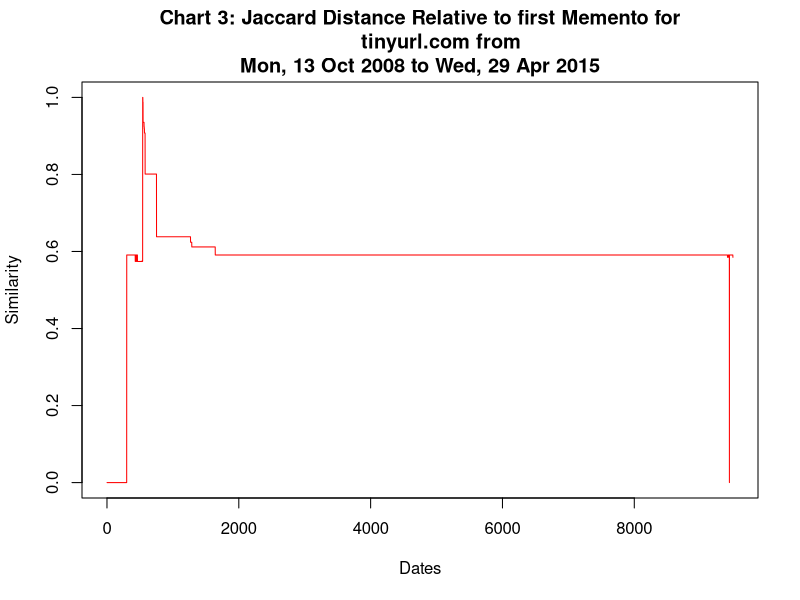

Source code (R):
#!/usr/bin/env Rscript

similarityValues <- read.table('sim1Plot.txt', header=T)

# Create the data.
a <- similarityValues$Sim1

# Set colors for the CDF.
aCDFcolor <- rgb(1,0,0)

plot(a, type = 'l', ylim = c(0, 1), xlab = 'Dates', ylab = 'Similarity', main = '\nChart 3: Jaccard Distance Relative to first Memento for
	tinyurl.com from \nMon, 13 Oct 2008 to Wed, 29 Apr 2015\n', col=aCDFcolor)


#For each of the 3 cases (i.e., 1-, 2-, 3-grams) build a Cumulative Distribution Function that shows the % change on the x-axis & the % of the population on the x-axis 
